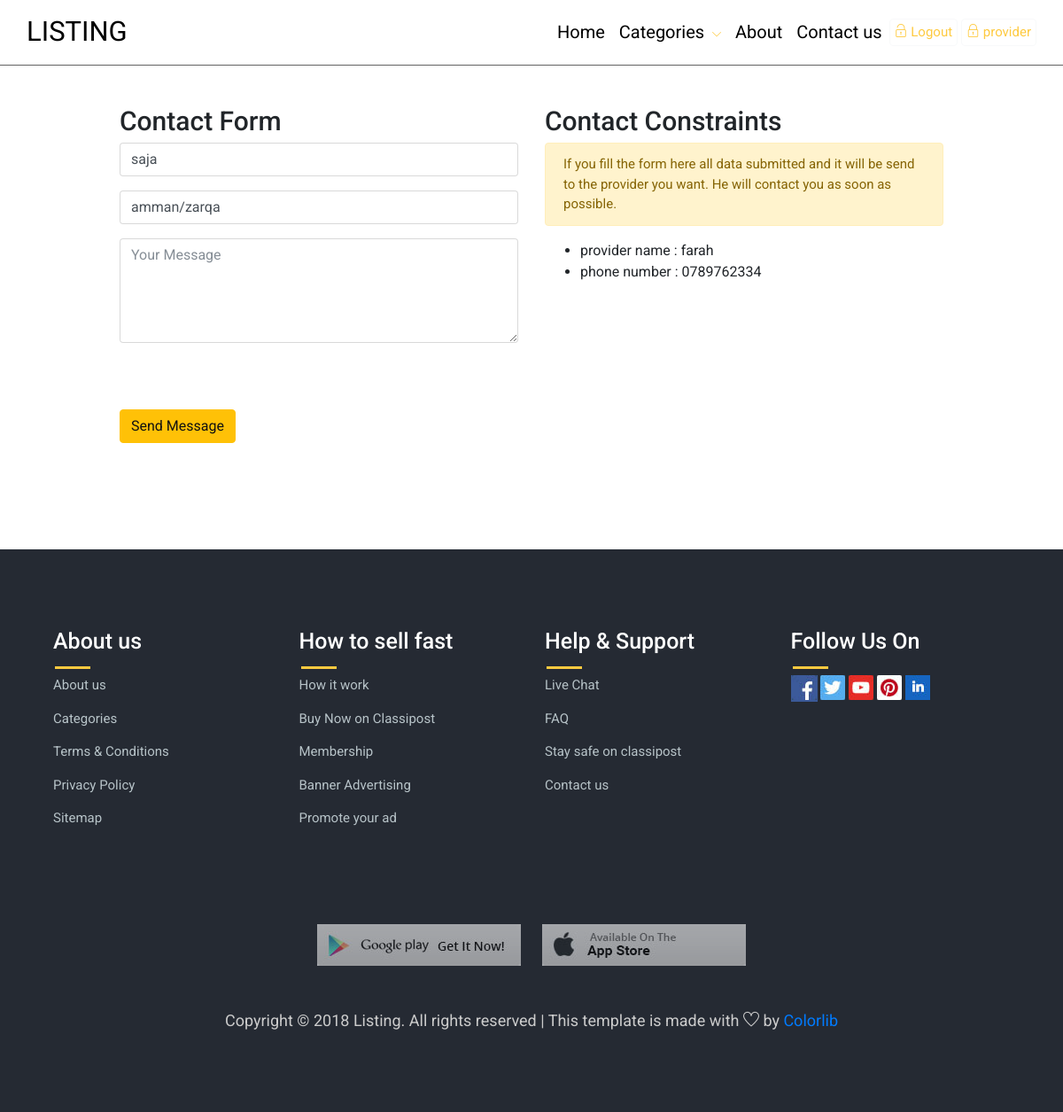
The page /request.php?provider_id=37 (signed in) on the database its author committed.
### tables this page shows
CREATE TABLE `customer` (
  `customer_id` int(3) NOT NULL,
  `customer_name` varchar(255) NOT NULL,
  `customer_email` varchar(255) NOT NULL,
  `customer_password` varchar(255) NOT NULL,
  `customer_address` varchar(100) NOT NULL,
  `phone` varchar(100) NOT NULL
);

CREATE TABLE `provider` (
  `provider_id` int(3) NOT NULL,
  `provider_name` varchar(255) NOT NULL,
  `phone` varchar(100) NOT NULL,
  `ser_id` int(3) NOT NULL,
  `provider_image` varchar(255) NOT NULL,
  `provider_email` varchar(255) NOT NULL,
  `provider_password` varchar(100) NOT NULL
);

### request.php (the view, shortened to what this page needs)
<?php session_start();
include('includes/public_header.php');
?>
<div class="row mt contact">
  <div class="col-lg-6 col-md-6 col-sm-6">
    <h4 class="title">Contact Form</h4>
    <form class="contact-form php-mail-form" role="form" method="post">
      <div class="form-group">
       <?php
       $query = "SELECT * FROM customer WHERE customer_id={$_SESSION['customer_id']}";
       $result = mysqli_query($conn,$query);
       $row = mysqli_fetch_assoc($result);
       ?>
       <input type="name" name="name" class="form-control" id="contact-name" placeholder="Your Name" data-rule="minlen:4" data-msg="Please enter at least 4 chars" value="<?php echo $row['customer_name']?>">
     </div>
     <div class="form-group">
      <input type="text" name="address" class="form-control" id="contact-email" placeholder="Your address" value="<?php echo $row['customer_address']?>"data-msg="Please enter a valid address">
    </div>
    <div class="form-group">
      <textarea class="form-control" name="message" id="contact-message" placeholder="Your Message" rows="5" data-rule="required" data-msg="Please write something for us"></textarea>
    </div>
    <div class="form-send">
      <button type="submit" name="send" id="send" class="btn btn-warning"style="margin-top: 13%;">Send Message</button>
    </div>
  </form>
</div>
<div class="col-lg-6 col-md-6 col-sm-6">
  <h4 class="title">Contact Constraints</h4>
  <p class="alert alert-warning">If you fill the form here all data submitted and it will be send to the provider you want.
  He will contact you as soon as possible.</p>
  <ul class="contact_details">
   <?php
   $query = "SELECT * FROM provider WHERE provider_id ={$_GET['provider_id']}";
   $result = mysqli_query($conn,$query);
   $row = mysqli_fetch_assoc($result);
   echo "<li><i class='fa fa-envelope-o'></i> provider name : {$row['provider_name']}</li>";
   echo "<li><i class='fa fa-phone-square'></i>phone number : {$row['phone']}</li>";
   ?>
 </ul>
</div>
</div>
<?php include('includes/public_footer.php'); ?>

### css/style.css (style rules this page uses)
body { font-family: 'Roboto', sans-serif; }
.row { margin: 0px; }
h4 { font-size: 30px; }
p { font-size: 15px; }
.contact { margin: 10%; }

### rows shown on the page
customer: name "saja", address "amman/zarqa"
provider: provider_name "farah", phone "0789762334"
